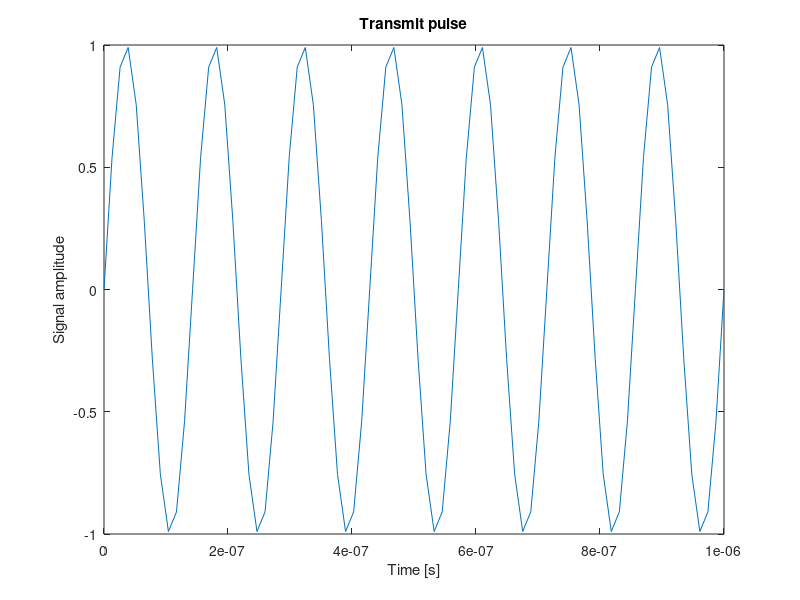
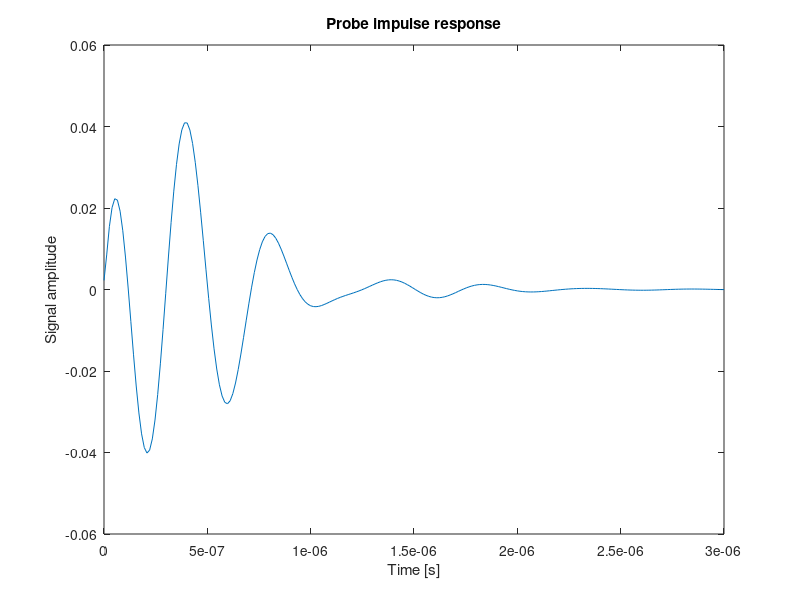
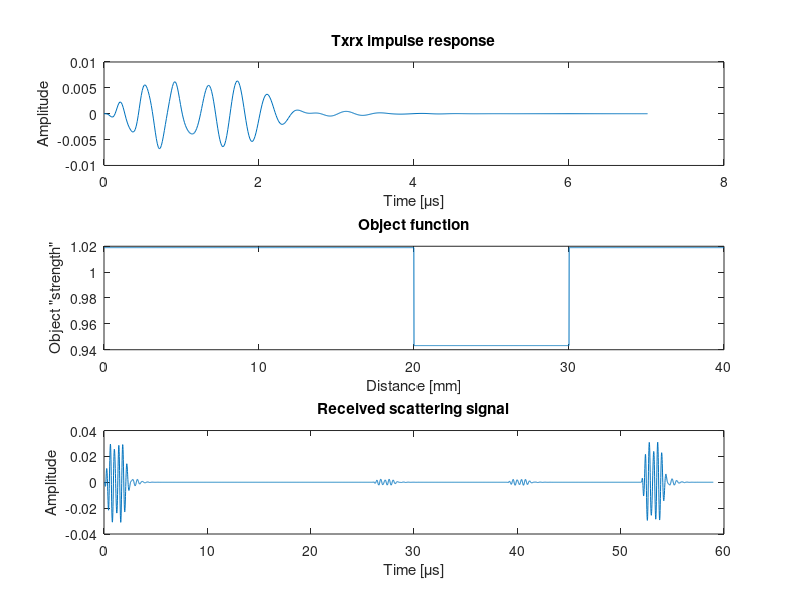
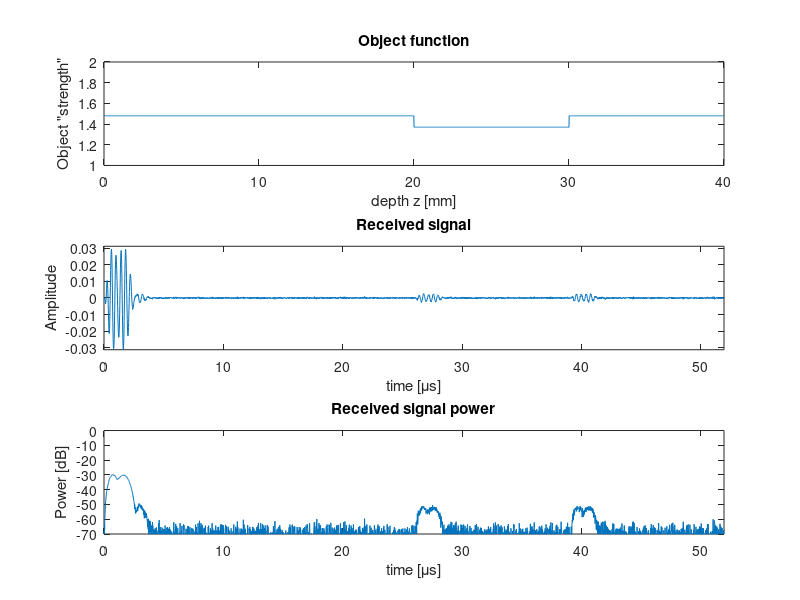

These charts were generated, in order, by the following MATLAB code:
%% COPY FOR EDITING
%% Pulse echo 1D imaging - simulation
% Prerequisite for exercise 3 in MEDT4165 
% Simulate received signal from an 1 D object defined by variation in acoustic impedance
% Calculates the total pulse echo response h = pel x pxd x hd x hxd ; where
% "x" means convolution
% Original version: 19.01.02  Hans Torp
% Updated:          27.01.03  HT
%                   10.12.09  Sten Roar Snare
% Student version   19.01.14  Johan Blakkisrud 

clear all;clc;

%% physical constants
c=1540;  %speed of sound

zmax=0.04;%max simulation depth
dz=10e-6; %depth increment
z=0:dz:zmax;%depth axis
z=z';%make z into a vector

t=2/c*z;%time axis
dt=t(2)-t(1);
fs=1/dt;%sampling freq. 
tmax=t(end);


%% define and plot transmitted pulse
f0=7e6;
lambda=c/f0;
Tp=1e-6;%pulse length
tp=0:1/fs:Tp;tp=tp';
pel=sin(2*pi*f0*tp);% Electrical transmit pulse

figure(1);clf;
plot(tp,pel);
title('Transmit pulse');xlabel('Time [s]');ylabel('Signal amplitude');

%% define and plot transducer impulse response
fc=2.5e6;B=1.2e6;%center frequency and bandwidth of transducer

[bxd,axd]=butter(2,2*[fc-B/2,fc+B/2]/fs);%butterworth bandpass filter

txd=0:dt:3e-6;txd=txd'; %time axis for impulse
impulse=zeros(size(txd));impulse(1)=1; %create impulse

hxd=filter(bxd,axd,impulse); %calculate probe impulse response

figure(2);clf;
plot(txd,hxd);
title('Probe impulse response');xlabel('Time [s]');ylabel('Signal amplitude');

%% calculate the txrx impulse response, including scattering

pAc=conv(pel,hxd);% transmitted acoustical pulse
hd = 0.5*[-1;1];  % differentiation operator to account for scattering
h=conv(pAc,hd);   % differentiation of Ac. impedance
h=conv(h,hxd);    % transducer receiver response = transmit response hxd 

figure(3);clf;
subplot(3,1,1);
t_h = dt*(0:(length(h)-1));
plot(t_h*1e6,h);
title('Txrx impulse response');xlabel('Time [\mus]');ylabel('Amplitude');

%% simulate 1D objects using the txrx impulse response

% Object defined by acoustic impedance Z as a function of depth. Example:
% Object 1: water/fat interface at depth z1
%           fat/water interface at depth z2
z1=0.02;
z2=0.03;

Zw=1.48; % [kg/m^2/s] acoustic impedance of water
Zf=1.37; % [kg/m^2/s] acoustic impedance of human fat tissue
Zair=0.0004;
Zbone=5.5;

Z1=Zw;
Z2=Zf;

Z=ones(size(z))*Z1;
Z(1+round(z1/dz):1+round(z2/dz))=Z2;


R_c = (Z2-Z1)/(Z1+Z2);
R_p = 1;

obj=Z/mean(Z);% 1D object function for the pulse echo system

s=conv(h,obj);%received signal

%Plot results
figure(3);%Make sure figure 3 is active
subplot(3,1,2);
plot(1000*z,obj);
title('Object function');xlabel('Distance [mm]');ylabel('Object "strength"');
subplot(3,1,3);
t_s = dt*(0:length(s)-1);
plot(t_s*1e6,s);
title('Received scattering signal');xlabel('Time [\mus]');ylabel('Amplitude');

%% Add noise and present final results
s=s(1:end-length(h)+1); %Remove time samples corresponding to system txrx response 
an=0.25e-3; %noise amplitude
sn=an*randn(size(s));%Gaussian white noise
s=s+sn;%add thermal noise

figure(4);clf;
subplot(3,1,1);
plot(1000*z,Z);
axis([0 40 1 2])
xlabel('depth z [mm]');ylabel('Object "strength"');title('Object function');

smax=max(abs(s));
subplot(3,1,2);
plot(1e6*t,s);
xlabel('time [\mus]');ylabel('Amplitude');title('Received signal');
axis([1e6*t(1),1e6*t(end),-smax,smax]);

amp=abs(hilbert(s));%amplitude of echo signal s
logamp=20*log10(amp);
subplot(3,1,3);
plot(1e6*t,logamp);
axis([1e6*t(1),1e6*t(end),-70,0]);
xlabel('time [\mus]');ylabel('Power [dB]');title('Received signal power');




